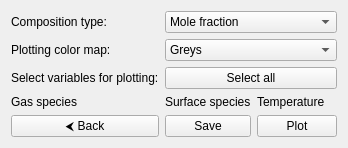
<?xml version="1.0" encoding="UTF-8"?>
<ui version="4.0">
    <class>ReactorPlotAndSaveOutputPage</class>
    <widget class="QWidget" name="ReactorPlotAndSaveOutputPage">
        <layout class="QGridLayout" name="gridLayout">
            <!-- Row 0 -->
            <item row="0" column="0">
                <widget class="QLabel" name="compositionLabel">
                    <property name="text">
                        <string>Composition type:</string>
                    </property>
                </widget>
            </item>
            <item row="0" column="1" colspan="2">
                    <widget class="QComboBox" name="compositionComboBox">
                    <item>
                        <property name="text">
                            <string>Mole fraction</string>
                        </property>
                    </item>
                    <item>
                        <property name="text">
                            <string>Mass fraction</string>
                        </property>
                    </item>
                </widget>
            </item>
            
            <!-- Row 1 -->
            <item row="1" column="0">
                <widget class="QLabel" name="plotColorLabel">
                    <property name="text">
                        <string>Plotting color map:</string>
                    </property>
                </widget>
            </item>
            <item row="1" column="1" colspan="2">
                    <widget class="QComboBox" name="plotColorComboBox">
                    <item>
                        <property name="text">
                            <string>Greys</string>
                        </property>
                    </item>
                    <item>
                        <property name="text">
                            <string>Purples</string>
                        </property>
                    </item>
                    <item>
                        <property name="text">
                            <string>Blues</string>
                        </property>
                    </item>
                    <item>
                        <property name="text">
                            <string>Greens</string>
                        </property>
                    </item>
                    <item>
                        <property name="text">
                            <string>Oranges</string>
                        </property>
                    </item>
                    <item>
                        <property name="text">
                            <string>Reds</string>
                        </property>
                    </item>
                </widget>
            </item>

            <!-- Row 2 -->
            <item row="2" column="0">
                <widget class="QLabel" name="headlineLabel">
                    <property name="text">
                        <string>Select variables for plotting:</string>
                    </property>
                </widget>
            </item>
            <item row="2" column="1" colspan="2">
                <widget class="QPushButton" name="selectButton">
                    <property name="text">
                        <string>Select all</string>
                    </property>
                    <property name="toolTip">
                        <string>Select/Unselect all variables</string>
                    </property>
                </widget>
            </item>


            <!-- Row 3 -->
            <item row="3" column="0">
                <widget class="QLabel" name="gasLabel">
                    <property name="text">
                        <string>Gas species</string>
                    </property>
                </widget>
            </item>
            <item row="3" column="1">
                <widget class="QLabel" name="surfaceLabel">
                    <property name="text">
                        <string>Surface species</string>
                    </property>
                </widget>
            </item>
            <item row="3" column="2">
                <widget class="QLabel" name="temperatureLabel">
                    <property name="text">
                        <string>Temperature</string>
                    </property>
                </widget>
            </item>


            <!-- Row 4 -->
            <item row="4" column="0">
                <widget class="QPushButton" name="backButton">
                    <property name="text">
                        <string>&#x2B9C; Back</string>
                    </property>
                    <property name="toolTip">
                        <string>Go back to reactor page</string>
                    </property>
                </widget>
            </item>
            <item row="4" column="1">
                <widget class="QPushButton" name="saveButton">
                    <property name="text">
                        <string>Save</string>
                    </property>
                    <property name="toolTip">
                        <string>Save reactor results on a file</string>
                    </property>
                </widget>
            </item>
            <item row="4" column="2">
                <widget class="QPushButton" name="plotButton">
                    <property name="text">
                        <string>Plot</string>
                    </property>
                    <property name="toolTip">
                        <string>Plot reactor results</string>
                    </property>
                </widget>
            </item>


        </layout>
    </widget>
</ui>
